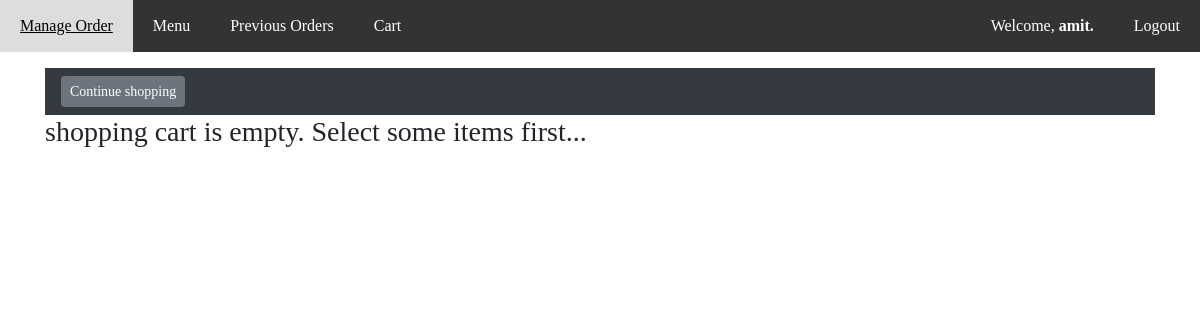
The page /cart/ (signed in) on the database as committed earlier.
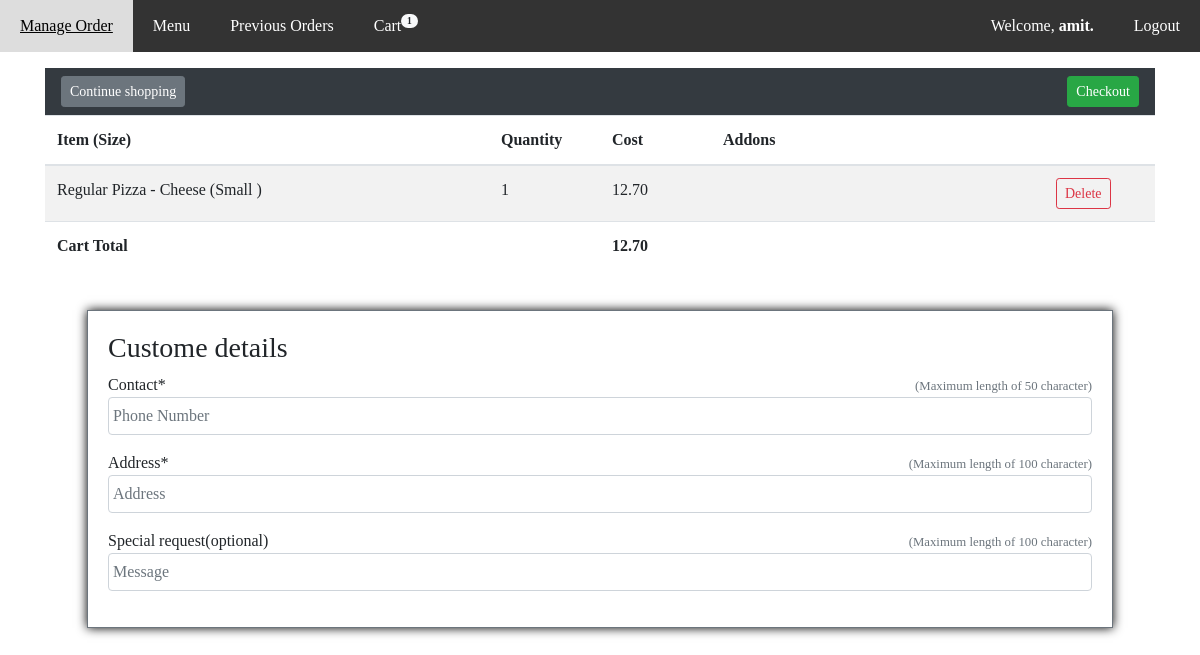
The same page on the database as committed later.
### orders/models.py (models this page shows, shortened)
class IndividualCartItem(models.Model):
    user = models.ForeignKey(User, on_delete=models.CASCADE, related_name='cart')
    baseitem = models.ForeignKey(BaseItem, on_delete=models.CASCADE)
    quantity = models.IntegerField(default=1)
    toppings = models.ManyToManyField(Topping, blank=True, related_name='carts_toppings')
    subextra = models.ManyToManyField(SubExtra, blank=True, related_name='carts_extras')
    price = models.DecimalField(max_digits=6, decimal_places=2, default=0)

class BaseItem(models.Model):
    name = models.CharField(max_length=64)
    description = models.CharField(max_length=64, blank=True)
    SMALL = 'Small'
    LARGE = 'Large'
    SIZE_CHOICES = (
        (SMALL, 'Small'),
        (LARGE, 'Large')
    )
    size = models.CharField(max_length=8, choices=SIZE_CHOICES, blank=True)
    price = models.DecimalField(max_digits=6, decimal_places=2, blank=True, default=0)

class Pizza(BaseItem):
    REGULAR = 'Regular'
    SICILIAN = 'Sicilian'
    CRUST_CHOICES = (
        (REGULAR, 'Regular'),
        (SICILIAN, 'Sicilian')
    )
    crust = models.CharField(max_length=8, choices=CRUST_CHOICES)
    max_toppings = models.IntegerField(default=0)

class BaseItem(models.Model):
    name = models.CharField(max_length=64)
    description = models.CharField(max_length=64, blank=True)
    SMALL = 'Small'
    LARGE = 'Large'
    SIZE_CHOICES = (
        (SMALL, 'Small'),
        (LARGE, 'Large')
    )
    size = models.CharField(max_length=8, choices=SIZE_CHOICES, blank=True)
    price = models.DecimalField(max_digits=6, decimal_places=2, blank=True, default=0)

### orders/views.py (the view)
# urls.py: url(r'^cart/$', views.cart_item_list, name="cart"),
@login_required(login_url='accounts:login')
def cart_item_list(request):
    cartitems = IndividualCartItem.objects.filter(user=request.user).all()
    context = {
        "cartitems": cartitems
    }
    cart_total_cost = 0
    for item in cartitems:
        cart_total_cost += item.price
    context['cart_total_cost'] = cart_total_cost
    context['item_in_cart_count'] = get_total_items_in_cart_count(request)
    return render(request, 'orders/cartitemlist.html', context)

### orders/views.py (called while the page is built)
def get_total_items_in_cart_count(request):
    if not request.user.is_authenticated:
        return 0
    cartitemscount = IndividualCartItem.objects.filter(user=request.user).count()
    return cartitemscount

### orders/templates/orders/cartitemlist.html (shortened to what the changed rows need)
{% extends 'base_layout.html' %}
{% block head %}
{% load static %}
{% endblock %}
{% block content%}
{% if cartitems and cartitems|length > 0 %}
    {% if for_confimation_readonly %}
    <nav class="navbar sticky-top navbar-dark bg-dark justify-content-between">
        <a class="btn btn-sm btn-secondary my-2 my-sm-0" href="{% url 'orders:cart' %}">Modify order</a>
        <input type="button" value="Confirm & place order" class="btn btn-sm btn-success my-2 my-sm-0" onclick="fnCheckOut()">
    </nav>
    {% else %}
    <nav class="navbar sticky-top navbar-dark bg-dark justify-content-between">
        <a class="btn btn-sm btn-secondary my-2 my-sm-0" href="{% url 'orders:menu' %}">Continue shopping</a>
        <input type="button" value="Checkout" class="btn btn-sm btn-success my-2 my-sm-0" onclick="fnCheckOut()">
    </nav>
    {% endif %}
<table class="table table-striped">
    <thead>
        <tr>
            <th scope="col" style="width: 40%">Item (Size)</th>
            <th scope="col" style="width: 10%">Quantity</th>
            <th scope="col" style="width: 10%">Cost</th>
            <th scope="col" style="width: 30%">Addons</th>
            {% if not for_confimation_readonly %}
            <th scope="col" style="width: 10%"></th>
            {% endif %}
        </tr>
    </thead>
    <tbody>
        {% for cartitem in cartitems %}
        <tr>
            <td>{% if cartitem.baseitem.pizza.crust %}{{ cartitem.baseitem.pizza.crust}} Pizza - {% endif %}
                {{ cartitem.baseitem.name }} {% if cartitem.baseitem.size %} ({{ cartitem.baseitem.size}} ){% endif %}
            </td>
            <td>{{ cartitem.quantity }}</td>
            <td>{{ cartitem.price }}</td>
            <td>
            </td>
            {% if not for_confimation_readonly %}
            <td>
                <form action="{% url 'orders:delete_cart_item' cartitem.id %}" method="POST" onsubmit="return confirm('Are you sure you want to delete this entry ?');">
                    <input type="submit" value="Delete" class="btn btn-sm btn-outline-danger my-2 my-sm-0">
                </form>
            </td>
            {% endif %}
        </tr>
        {% endfor %}
        <tr style="font-weight:bold">
            <td>Cart Total</td>
            <td></td>
            <td><span id="cart-total-cost">{{cart_total_cost}}</span></td>
            <td></td>
            {% if not for_confimation_readonly %}
            <td></td>
            {% endif %}
        </tr>
    </tbody>
</table>
<br>
<div class="row justify-content-center">
    <div style="width: 90%;">
            <form class="site-form" id="Customer-details-form"
            {% if for_confimation_readonly %}
            action="{% url 'orders:place_order' %}"
            {% else %}
            action="{% url 'orders:confirm_order' %}"
            {% endif %}
            method="POST">
            <h3>Custome details</h3>
            <div class="form-group">
                Contact*
                {% if not for_confimation_readonly %}
                <small class="form-text text-muted" style="float: right ;">(Maximum length of 50 character)</small>
                {% endif %}
                <input class="form-control" name="contact" {% if contact %}value="{{contact}}" {%endif%} placeholder="Phone Number" required {% if for_confimation_readonly %} readonly {% endif %} maxlength="50" >
            </div>
            <div class="form-group">
                Address*
                {% if not for_confimation_readonly %}
                <small class="form-text text-muted" style="float: right ;">(Maximum length of 100 character)</small>
                {% endif %}
                <input class="form-control" name="address" {% if address %}value="{{address}}" {%endif%} placeholder="Address" required {% if for_confimation_readonly %} readonly {% endif %} maxlength="100" >
            </div>
            <div class="form-group">
                Special request(optional)
                {% if not for_confimation_readonly %}
                <small class="form-text text-muted" style="float: right ;">(Maximum length of 100 character)</small>
                {% endif %}
                <input class="form-control" name="message" placeholder="Message" {% if message %}value="{{message}}" {%endif%} {% if for_confimation_readonly %} readonly {% endif %} maxlength="100">
            </div>
        </form>
    </div>
</div>
{% else%}
<nav class="navbar sticky-top navbar-dark bg-dark justify-content-between">
    <a class="btn btn-sm btn-secondary my-2 my-sm-0" href="{% url 'orders:menu' %}">Continue shopping</a>
</nav>
<h3>shopping cart is empty. Select some items first...</h3>
{% endif %}
{% endblock %}

### templates/base_layout.html (shortened to what this page needs)
{% load static %}
<!DOCTYPE html>
<html>
<head>
    <link rel="stylesheet" href="{% static 'styles.css' %}">
    <link rel="stylesheet" href="{% static 'navigationbar.css' %}">
    <link rel="stylesheet" href="https://stackpath.bootstrapcdn.com/bootstrap/4.1.3/css/bootstrap.min.css"
>
</head>
<body>
    <div class="NavigationBar">
        {% block navigationbarbar %}
        {% if user.is_superuser %}
        <a href="{% url 'orders:manage_admin_order' %}">Manage Order</a>
        {% endif %}
        <a href="{% url 'orders:menu' %}" >Menu</a>
        <a href="{% url 'orders:order_history' %}">Previous Orders</a>
        <a href="{% url 'orders:cart' %}">Cart
            {% if item_in_cart_count %}
            <span class="badge badge-pill badge-light" style="font-size: 60%; position: absolute;">{{item_in_cart_count}}</span>
            {% endif %}
        </a>
        {% if user.is_authenticated %}
            <form class="logout-link " action="{% url 'accounts:logout' %}" method="post">
                <button class="button right NavigationBarbutton" type="submit">Logout</button>
            </form>
        <a href="" class="right">Welcome, <strong>{{user}}.</strong></a>
        {% else %}
        <a href="{% url 'accounts:login' %}" class="right">Login</a>
        <a href="{% url 'accounts:signup' %}" class="right">Signup</a>
        {% endif %}
        {% endblock %}
    </div>
    <div class="container mt-3">
        {% block content %}
        {% endblock %}
    </div>
</body>
</html>

Rows that differ between the two databases and show on the page:
added IndividualCartItem: baseitem.pizza.crust "Regular", baseitem.name "Cheese", baseitem.size "Small", quantity "1", price "12.70"
Other text that changed with them:
{{ item_in_cart_count }}: (not shown) → "1"
form field value: (not shown) → "Checkout"
{{ cart_total_cost }}: (not shown) → "12.70"
text no longer shown: "shopping cart is empty. Select some items first..."
text now shown: "Item (Size) Quantity Cost Addons Cart Total Custome details Contact* (Maximum length of 50 character) Address* (Maximum length of 100 character) Special request(optional) (Maximum length of 100 character)"
